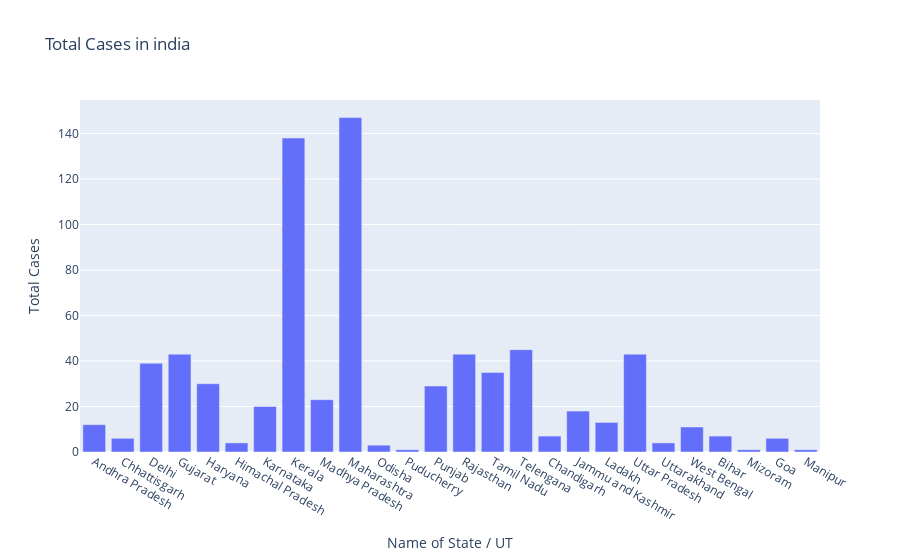

Write notebook code for a chart like this one.
### Code cell
# matplotlib
fig=plt.figure()
axes=fig.add_axes([0,0,1,1])
axes.bar(df['Name of State / UT'],df['Total Cases'])
axes.set_title('Total Cases in India')
axes.set_xlabel('Name of State / UT')
axes.set_ylabel('Total Cases')
plt.show()

# plotly
fig= go.Figure()
fig.add_trace(go.Bar(x=df['Name of State / UT'],y=df['Total Cases']))
fig.update_layout(title='Total Cases in india',xaxis=dict(title='Name of State / UT'),yaxis=dict(title='Total Cases'))

### Figure 1 — Plotly figure (JSON) as saved in the notebook; plotly's stock layout.template omitted (floating-point values rounded to 4 significant figures)
{"data": [{"type": "bar", "x": ["Andhra Pradesh", "Chhattisgarh", "Delhi", "Gujarat", "Haryana", "Himachal Pradesh", "Karnataka", "Kerala", "Madhya Pradesh", "Maharashtra", "Odisha", "Puducherry", "Punjab", "Rajasthan", "Tamil Nadu", "Telengana", "Chandigarh", "Jammu and Kashmir", "Ladakh", "Uttar Pradesh", "Uttarakhand", "West Bengal", "Bihar", "Mizoram", "Goa", "Manipur"], "y": [12, 6, 39, 43, 30, 4, 20, 138, 23, 147, 3, 1, 29, 43, 35, 45, 7, 18, 13, 43, 4, 11, 7, 1, 6, 1]}], "layout": {"title": {"text": "Total Cases in india"}, "xaxis": {"title": {"text": "Name of State / UT"}}, "yaxis": {"title": {"text": "Total Cases"}}}}
